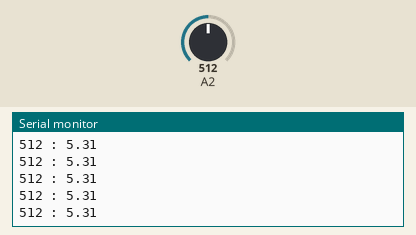
This sketch was run on a simulated Arduino Uno, built with avr-gcc and run on an emulated ATmega328P. On the bench: the last lines printed to the serial monitor. The inputs (shaded band) are chosen by the test bench; at power-on: A2 = 512.

Above: at 1.2 s.
1.3 s: A2 set to 984
At 2.4 s:
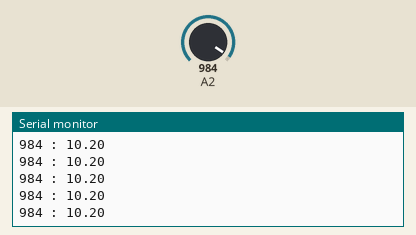
2.8 s: A2 set to 1013
At 3.5 s:
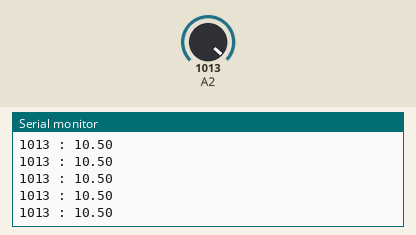
Timing chart, 0 to 5.8 s (numbered marks = the images above; inputs shaded):
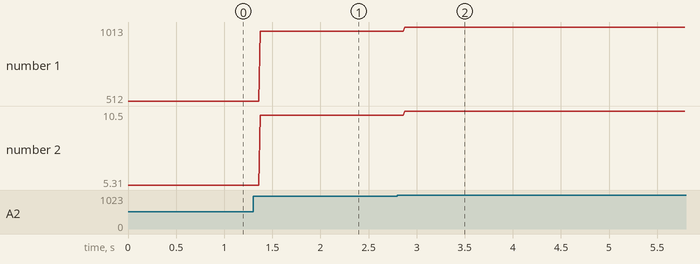

The sketch:

AnalogRead.ino
```cpp
#define OHM_MAX 10.6
// the setup routine runs once when you press reset:
void setup() {
  // initialize serial communication at 9600 bits per second:
  Serial.begin(9600);
}

float ohm(int value) {
  return (value / 1023.0) * OHM_MAX;
}

// the loop routine runs over and over again forever:
void loop() {
  // read the input on analog pin 0:
  int sensorValue = analogRead(A2);
  // print out the value you read:
  Serial.print(sensorValue);
  Serial.print(" : ");
  Serial.println(ohm(sensorValue));
  delay(1); // delay in between reads for stability
}
```

Measured:
- after the input at 1.3 s, the serial monitor: prints a new line after 0.07 s (image 1)
- after the input at 2.8 s, the serial monitor: prints a new line after 0.07 s (image 2)
- plotted number 1: 512 → 984 after the input at 1.3 s, 984 → 1013 after the input at 2.8 s
- plotted number 2: 5.31 → 10.2 after the input at 1.3 s, 10.2 → 10.5 after the input at 2.8 s
